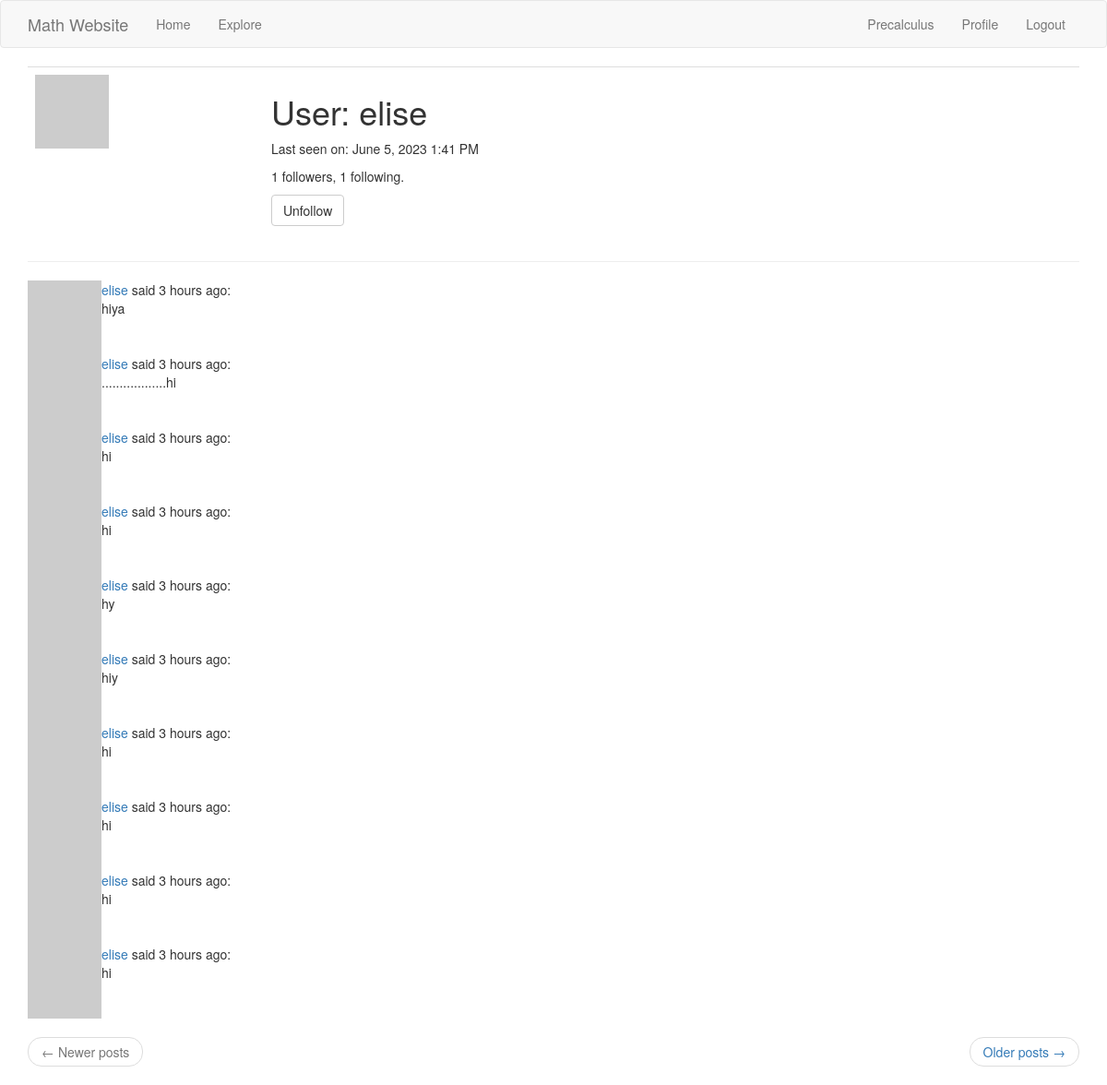
The app's page /user/elise (signed in) with its own data.
### app/models.py (models this page shows, shortened)
class User(UserMixin, db.Model):
    id = db.Column(db.Integer, primary_key=True)
    username = db.Column(db.String(64), index=True, unique=True)
    email = db.Column(db.String(120), index=True, unique=True)
    password_hash = db.Column(db.String(128))
    posts = db.relationship('Post', backref='author', lazy='dynamic')
    about_me = db.Column(db.String(140))
    last_seen = db.Column(db.DateTime, default=datetime.utcnow)
    followed = db.relationship(
        'User', secondary=followers,
        primaryjoin=(followers.c.follower_id == id),
        secondaryjoin=(followers.c.followed_id == id),
        backref=db.backref('followers', lazy='dynamic'), lazy='dynamic')
    def avatar(self, size):
        digest = md5(self.email.lower().encode('utf-8')).hexdigest()
        return 'https://www.gravatar.com/avatar/{}?d=identicon&s={}'.format(
            digest, size)
    '''The self user on the left-hand side follows the value of the
"user" variable---the user whom our self user wishes to follow---in the append,
remove, and is_following method arguments on the right-hand side, as in the
following example:

user1.followed.append(user2)

where user1 is the self user and user2 is the value of the "user" variable
serving as the append argument.
'''
    def follow(self, user):
        '''The self parameter references the self user, while the "user"
    variable references the user self user wishes to follow.'''
        if not self.is_following(user):
            self.followed.append(user)
    def is_following(self, user):
        return self.followed.filter(
            followers.c.followed_id == user.id).count() > 0

class Post(db.Model):
    id = db.Column(db.Integer, primary_key=True)
    body = db.Column(db.String(140))
    timestamp = db.Column(db.DateTime, index=True, default=datetime.utcnow)
    user_id = db.Column(db.Integer, db.ForeignKey('user.id'))
    language = db.Column(db.String(5))

### app/main/routes.py (the view)
@bp.route('/user/<username>')
@login_required
def user(username):
    user = User.query.filter_by(username=username).first_or_404()
    '''If the username exists, it will be unique and thus, the first to be
encountered in a query to the database. If the username does not exist, then
an 404 exception is raised. The user variable now points to the User model and
all of its field values for the user holding this specific username. We use
this to coordinate post entries through our _post.html file so that they may
render on the webpage.'''
    page = request.args.get('page', 1, type=int)
    '''This request.args.get() call takes in the parsed contents of a URL
query string, which is the part of the URL after the question mark in the
following formated URL

<scheme>://<netloc>/<path>;<params>?<query>#<fragment>

The parsed contents of the query string are keys in a Python dictionary. The
value of this "page" key corresponds to the same object on which a limit of
posts per view has been set in our config.py file under the "POSTS_PER_PAGE"
key. We paginate with respect to posts from the self user,
which correspond to the "posts" variable of our User model in the models.py
file, starting from page 1, where the pages are ordered by descending
timestamp.'''
    posts = user.posts.order_by(Post.timestamp.desc()).paginate(
        page=page, per_page=current_app.config['POSTS_PER_PAGE'], error_out=False)
    next_url = url_for('main.user', username=user.username, \
        page=posts.next_num)\
        if posts.has_next else None
    prev_url = url_for('main.user', username=user.username, \
        page=posts.prev_num)\
        if posts.has_prev else None
    form = EmptyForm()
    '''Hitting the sumbit button for this EmptyForm form will signal this
viewfunction to render the form in POST, which will process the information
according to the "follow" viewfunction being accessed by the
"user.html" template.'''
    return render_template('user.html', user=user, posts=posts.items,
        next_url=next_url, prev_url=prev_url, form=form)

### app/main/forms.py
class EmptyForm(FlaskForm):
    submit = SubmitField('submit')

### app/__init__.py (called while the page is built)
def get_locale():
    return request.accept_languages.best_match(current_app.config['LANGUAGES'])

### app/main/routes.py (called while the page is built)
@bp.before_request
def before_request():
    if current_user.is_authenticated:
        current_user.last_seen = datetime.utcnow()
        db.session.commit()
    g.locale = str(get_locale())

### app/models.py (called while the page is built)
@login.user_loader
def load_user(id):
    return User.query.get(int(id))

### app/templates/user.html (shortened to what this page needs)
{% extends 'base.html' %}
{% block app_content %}
    <table class='table table-hover'>
        <tr>
            <td width='256px'><img src='{{ user.avatar(256) }}'></td>
            <td>
                <h1>User: {{ user.username }}</h1>
				{% if user.last_seen %}
					<p>Last seen on: {{
						moment(user.last_seen).format('LLL')
						}}
					</p>
				{% endif %}
				<p>{{ user.followers.count() }} followers,
					{{ user.followed.count() }} following.
				</p>
				{% if user == current_user %}
					<!-- If the user variable and current_user variable
				coincide -->
                <p><a href='{{ url_for("main.edit_profile") }}'>
					{{ ('Edit your profile') }}</a></p>
                {% else %}
                <p>
                    <form action='{{ url_for("main.unfollow",
						username=user.username) }}' method='post'>
                        {{ form.submit(value=('Unfollow'),
						class_='btn btn-default') }}
                    </form>
                </p>
                {% endif %}
            </td>
        </tr>
    </table>
	<hr>
    {% for post in posts %}
        {% include '_post.html' %}
    {% endfor %}
    <nav aria-label='...'>
        <ul class='pager'>
            <li class='previous{% if not prev_url %}
			disabled{% endif %}'>
                <a href='{{ prev_url or "#" }}'>
                    <span aria-hidden='true'>&larr;</span>
					{{ ('Newer posts') }}
                </a>
            </li>
            <li class='next{% if not next_url %} disabled{% endif %}'>
                <a href='{{ next_url or "#" }}'>
                    {{ ('Older posts') }}
					<span aria-hidden='true'>&rarr;</span>
                </a>
            </li>
        </ul>
    </nav>
{% endblock %}

### app/templates/_post.html
	<table>
		<tr valign='top'>
			<td><img src='{{ post.author.avatar(36) }}'></td>
			<td>
				<a href='{{
					url_for("main.user", username=post.author.username)
					}}'>
					{{ post.author.username }}
				</a>
				said {{ moment(post.timestamp).fromNow() }}:
				<br>
				{{ post.body }}
			</td>
		</tr>
	</table>

### records on screen
User: username "elise", last_seen "June 5, 2023 1:41 PM"
Post: author.username "elise", timestamp "3 hours ago", body "hiya"
Post: author.username "elise", timestamp "3 hours ago", body "..................hi"
Post: author.username "elise", timestamp "3 hours ago", body "hi"
Post: author.username "elise", timestamp "3 hours ago", body "hi"
Post: author.username "elise", timestamp "3 hours ago", body "hy"
Post: author.username "elise", timestamp "3 hours ago", body "hiy"
Post: author.username "elise", timestamp "3 hours ago", body "hi"
Post: author.username "elise", timestamp "3 hours ago", body "hi"
Post: author.username "elise", timestamp "3 hours ago", body "hi"
Post: author.username "elise", timestamp "3 hours ago", body "hi"

### other values on screen
{{ user.followers.count() }} "1"
{{ user.followed.count() }} "1"
{{ ('Newer posts') }} "Newer posts"
{{ ('Older posts') }} "Older posts"
